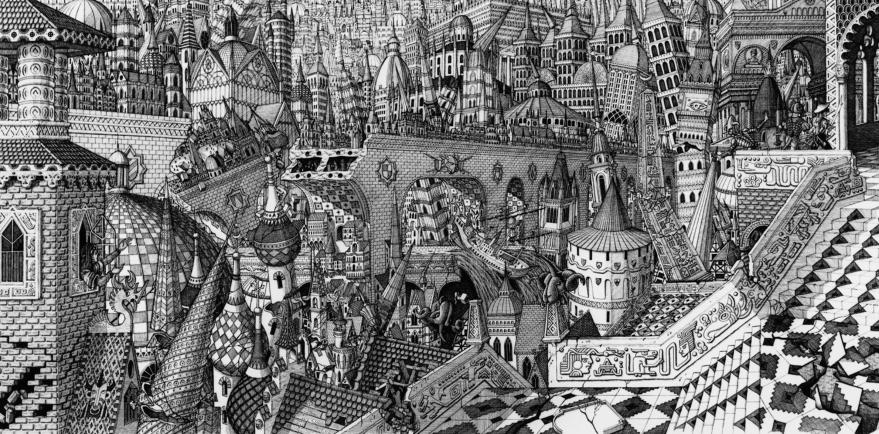
#> input picture pile1.jpg, 879 x 434 px
$ python process_raster.py
#> lines starting #> are read from the running program, lines starting #| are printed output that depends on the picture; after the words box and inside, x2 and y2 are one past the last pixel; in counts of white or black regions, pixels touching at a corner belong together
import cv2
import numpy as np
import json
from pathlib import Path

def process_image(image_path):
    # Read the image
#> called with image_path = 'pile1.jpg'
    img = cv2.imread(image_path)
#> img is the input picture: shape (434, 879, 3); min 0, max 255, mean 118.8
    gray = cv2.cvtColor(img, cv2.COLOR_BGR2GRAY)

    # Apply more subtle bilateral filter
    filtered = cv2.bilateralFilter(gray, 5, 50, 50)

    # Get edges using Canny with more sensitive thresholds
    edges = cv2.Canny(filtered, 30, 150)
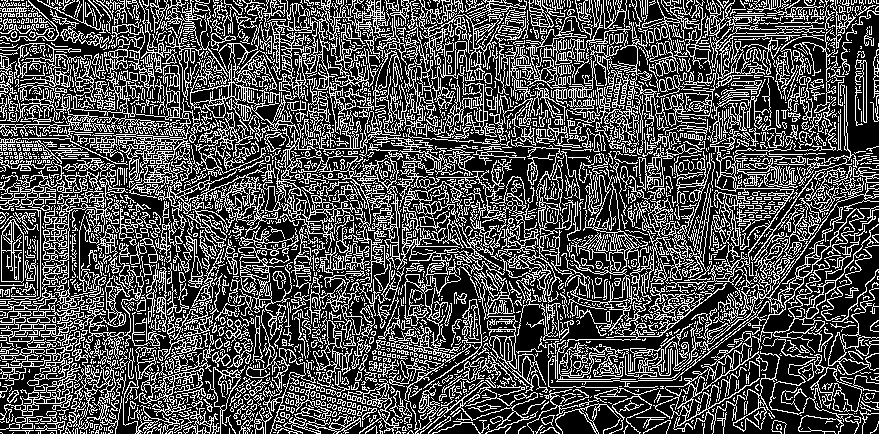
#> edges: shape (434, 879); 31.1% white in thin lines or dots

    # Slight dilation to connect very close lines
    kernel = np.ones((2,2), np.uint8)
    edges = cv2.dilate(edges, kernel, iterations=1)
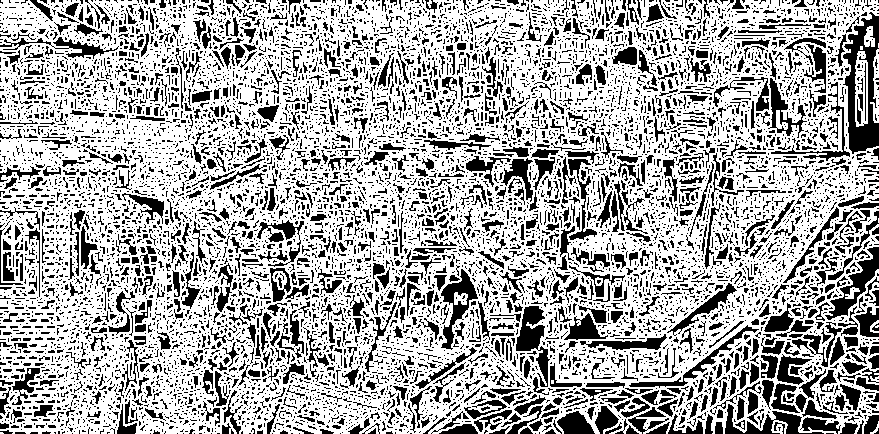
#> edges: shape (434, 879); 67.1% white; 9298 black regions (8028 under 20 px)

    # Find contours with more detail preservation
    contours, hierarchy = cv2.findContours(edges, cv2.RETR_LIST, cv2.CHAIN_APPROX_TC89_L1)
#> contours = 11187 contours, 9790 with area under 20; largest, box (x1, y1, x2, y2) and area: (0, 0, 879, 434) 363654, (440, 268, 478, 351) 1242, (515, 305, 545, 352) 946, (628, 324, 760, 389) 943, (768, 77, 808, 138) 824

    # Process contours into a format suitable for PixiJS
    processed_contours = []
    min_contour_length = 20  # Reduced minimum length to capture more detail

    height, width = img.shape[:2]
#> height = 434; width = 879
    border_margin = 5  # Pixels to ignore around the border

    for contour in contours:
        # Skip contours that are too close to the border
        if np.any(contour[:, 0, 0] < border_margin) or \
           np.any(contour[:, 0, 0] > width - border_margin) or \
           np.any(contour[:, 0, 1] < border_margin) or \
           np.any(contour[:, 0, 1] > height - border_margin):
            continue

        # Only process contours that are long enough
        if cv2.arcLength(contour, True) > min_contour_length:
            # Use much gentler simplification
            epsilon = 0.001 * cv2.arcLength(contour, True)
            approx = cv2.approxPolyDP(contour, epsilon, True)

            # Convert to list of points
            points = []
            for point in approx:
                x, y = point[0]
                points.append({'x': int(x), 'y': int(y)})

            if len(points) > 2:  # Only include contours with at least 3 points
                processed_contours.append(points)
#> this loop made 11187 passes
#> (epsilon, approx) on pass 382: (0.0234, [[112, 412], [119, 412], [117, 419], [116, 415]])
#> epsilon on passes 90, 92, 100, 101, 163, 191: 0.0236, 0.0215, 0.0212, 0.0244, 0.0437, 0.0232
#> after the loop, processed_contours = 1515 items

    # Get dimensions
    result = {
        'dimensions': {'width': width, 'height': height},
        'contours': processed_contours
    }

    # Save to JSON
    output_path = Path(image_path).with_suffix('.json')
    with open(output_path, 'w') as f:
        json.dump(result, f)

    print(f"Processed {len(processed_contours)} contours")
#| Processed 1515 contours
    return result

if __name__ == "__main__":
    # Example usage
    process_image("pile1.jpg")
